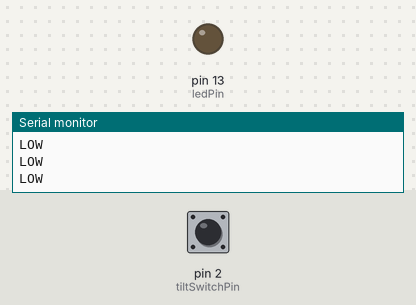
A sketch run on a simulated Arduino Uno, built with avr-gcc and run on an emulated ATmega328P. Shown: output pins drawn as LEDs (lit = HIGH), the last lines printed to the serial monitor. The test bench sets the inputs (shaded band); at power-on: pin 2 (tiltSwitchPin) LOW.

Above: at 2.8 s.
2.9 s: pin 2 (tiltSwitchPin) pulled HIGH for 1.2 s
At 3.6 s:
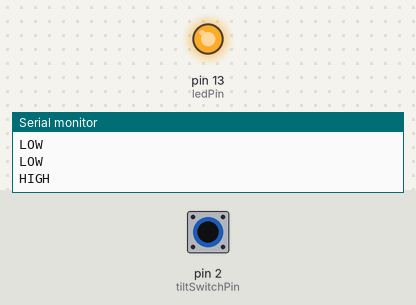
6.5 s: pin 2 (tiltSwitchPin) pulled HIGH for 3.2 s
At 11.4 s:
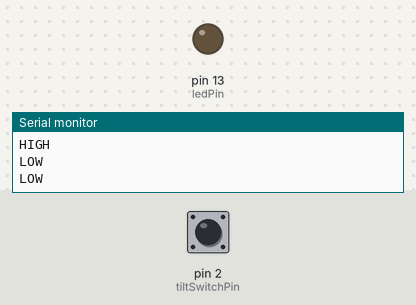
Timing chart, 0 to 12.9 s (numbered marks = the images above; inputs shaded):
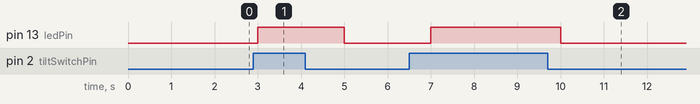

The sketch:

mercury-tilt_switch.ino
```cpp
const int tiltSwitchPin = 2;
const int ledPin = 13;

void setup() {
    Serial.begin(9600);
    pinMode(tiltSwitchPin, INPUT);  //Or pinMode(tiltSwitchPin, INPUT_PULLUP);
    pinMode(ledPin, OUTPUT);
}

void loop() {
    int tiltState = digitalRead(tiltSwitchPin);  //The sensor behaves like a button, it connects or disconnects the circuit based on its angle.
    if(tiltState == HIGH){
        Serial.println("HIGH");  //State is high when the circuit is closed.
        digitalWrite(ledPin, HIGH);
    } else {
        digitalWrite(ledPin, LOW);
        Serial.println("LOW");
    }
    delay(1000);
}
```

Measured:
- after the input at 2.9 s, pin 13 (ledPin): LOW → HIGH after 0.10 s, → LOW 2.0 s later
- after the input at 6.5 s, pin 13 (ledPin): LOW → HIGH after 0.50 s, → LOW 3.0 s later
